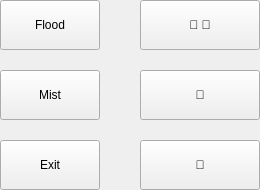
                     <widget class="QFrame" name="frame_7">
                      <property name="frameShape">
                       <enum>QFrame::NoFrame</enum>
                      </property>
                      <property name="frameShadow">
                       <enum>QFrame::Plain</enum>
                      </property>
                      <layout class="QGridLayout" name="gridLayout_2">
                       <property name="leftMargin">
                        <number>0</number>
                       </property>
                       <property name="topMargin">
                        <number>0</number>
                       </property>
                       <property name="rightMargin">
                        <number>0</number>
                       </property>
                       <property name="bottomMargin">
                        <number>0</number>
                       </property>
                       <property name="horizontalSpacing">
                        <number>40</number>
                       </property>
                       <property name="verticalSpacing">
                        <number>20</number>
                       </property>
                       <item row="2" column="1">
                        <widget class="ActionButton" name="actionButtonEStop">
                         <property name="minimumSize">
                          <size>
                           <width>120</width>
                           <height>50</height>
                          </size>
                         </property>
                         <property name="text">
                          <string></string>
                         </property>
                         <property name="iconSize">
                          <size>
                           <width>32</width>
                           <height>32</height>
                          </size>
                         </property>
                         <property name="checkable">
                          <bool>false</bool>
                         </property>
                         <property name="checked">
                          <bool>false</bool>
                         </property>
                         <property name="indicator_option" stdset="0">
                          <bool>true</bool>
                         </property>
                         <property name="indicator_status_option" stdset="0">
                          <bool>true</bool>
                         </property>
                         <property name="on_color" stdset="0">
                          <color alpha="128">
                           <red>255</red>
                           <green>0</green>
                           <blue>0</blue>
                          </color>
                         </property>
                         <property name="shape_option" stdset="0">
                          <number>2</number>
                         </property>
                         <property name="off_color" stdset="0">
                          <color alpha="0">
                           <red>255</red>
                           <green>255</green>
                           <blue>255</blue>
                          </color>
                         </property>
                         <property name="flashIndicator" stdset="0">
                          <bool>true</bool>
                         </property>
                         <property name="flashRate">
                          <number>1000</number>
                         </property>
                         <property name="right_edge_offset" stdset="0">
                          <number>-1</number>
                         </property>
                         <property name="top_edge_offset" stdset="0">
                          <number>-1</number>
                         </property>
                         <property name="corner_radius" stdset="0">
                          <double>0.000000000000000</double>
                         </property>
                         <property name="height_fraction" stdset="0">
                          <double>10.000000000000000</double>
                         </property>
                         <property name="width_fraction" stdset="0">
                          <double>1.000000000000000</double>
                         </property>
                         <property name="is_estopped_status" stdset="0">
                          <bool>true</bool>
                         </property>
                         <property name="estop_action" stdset="0">
                          <bool>true</bool>
                         </property>
                        </widget>
                       </item>
                       <item row="1" column="1">
                        <widget class="ActionButton" name="actionButtonMachinePower">
                         <property name="minimumSize">
                          <size>
                           <width>120</width>
                           <height>50</height>
                          </size>
                         </property>
                         <property name="text">
                          <string></string>
                         </property>
                         <property name="indicator_option" stdset="0">
                          <bool>true</bool>
                         </property>
                         <property name="indicator_status_option" stdset="0">
                          <bool>true</bool>
                         </property>
                         <property name="on_color" stdset="0">
                          <color>
                           <red>0</red>
                           <green>255</green>
                           <blue>0</blue>
                          </color>
                         </property>
                         <property name="shape_option" stdset="0">
                          <number>2</number>
                         </property>
                         <property name="corner_radius" stdset="0">
                          <double>0.000000000000000</double>
                         </property>
                         <property name="height_fraction" stdset="0">
                          <double>0.100000000000000</double>
                         </property>
                         <property name="width_fraction" stdset="0">
                          <double>0.500000000000000</double>
                         </property>
                         <property name="is_on_status" stdset="0">
                          <bool>true</bool>
                         </property>
                         <property name="machine_on_action" stdset="0">
                          <bool>true</bool>
                         </property>
                        </widget>
                       </item>
                       <item row="2" column="0">
                        <widget class="QPushButton" name="buttonShutdown">
                         <property name="minimumSize">
                          <size>
                           <width>100</width>
                           <height>50</height>
                          </size>
                         </property>
                         <property name="text">
                          <string>Exit</string>
                         </property>
                        </widget>
                       </item>
                       <item row="0" column="1">
                        <widget class="ActionButton" name="actionButtonHomeAll">
                         <property name="minimumSize">
                          <size>
                           <width>120</width>
                           <height>50</height>
                          </size>
                         </property>
                         <property name="text">
                          <string> </string>
                         </property>
                         <property name="home_action" stdset="0">
                          <bool>true</bool>
                         </property>
                         <property name="unhome_action" stdset="0">
                          <bool>false</bool>
                         </property>
                        </widget>
                       </item>
                       <item row="1" column="0">
                        <widget class="ActionButton" name="actionButtonMist">
                         <property name="minimumSize">
                          <size>
                           <width>100</width>
                           <height>50</height>
                          </size>
                         </property>
                         <property name="maximumSize">
                          <size>
                           <width>50</width>
                           <height>50</height>
                          </size>
                         </property>
                         <property name="text">
                          <string>Mist</string>
                         </property>
                         <property name="iconSize">
                          <size>
                           <width>48</width>
                           <height>48</height>
                          </size>
                         </property>
                         <property name="checkable">
                          <bool>true</bool>
                         </property>
                         <property name="indicator_option" stdset="0">
                          <bool>true</bool>
                         </property>
                         <property name="indicator_HAL_pin_option" stdset="0">
                          <bool>false</bool>
                         </property>
                         <property name="indicator_status_option" stdset="0">
                          <bool>true</bool>
                         </property>
                         <property name="checked_state_text_option" stdset="0">
                          <bool>false</bool>
                         </property>
                         <property name="python_command_option" stdset="0">
                          <bool>false</bool>
                         </property>
                         <property name="on_color" stdset="0">
                          <color>
                           <red>0</red>
                           <green>255</green>
                           <blue>0</blue>
                          </color>
                         </property>
                         <property name="shape_option" stdset="0">
                          <number>2</number>
                         </property>
                         <property name="off_color" stdset="0">
                          <color>
                           <red>0</red>
                           <green>0</green>
                           <blue>0</blue>
                          </color>
                         </property>
                         <property name="indicator_size" stdset="0">
                          <double>0.300000000000000</double>
                         </property>
                         <property name="circle_diameter" stdset="0">
                          <number>10</number>
                         </property>
                         <property name="right_edge_offset" stdset="0">
                          <number>0</number>
                         </property>
                         <property name="top_edge_offset" stdset="0">
                          <number>0</number>
                         </property>
                         <property name="corner_radius" stdset="0">
                          <double>0.000000000000000</double>
                         </property>
                         <property name="height_fraction" stdset="0">
                          <double>0.100000000000000</double>
                         </property>
                         <property name="width_fraction" stdset="0">
                          <double>0.500000000000000</double>
                         </property>
                         <property name="true_state_string" stdset="0">
                          <string>True</string>
                         </property>
                         <property name="false_state_string" stdset="0">
                          <string>False</string>
                         </property>
                         <property name="true_python_cmd_string" stdset="0">
                          <string>print(&quot;true command&quot;)</string>
                         </property>
                         <property name="false_python_cmd_string" stdset="0">
                          <string>print(&quot;false command&quot;)</string>
                         </property>
                         <property name="invert_the_status" stdset="0">
                          <bool>false</bool>
                         </property>
                         <property name="is_paused_status" stdset="0">
                          <bool>false</bool>
                         </property>
                         <property name="is_estopped_status" stdset="0">
                          <bool>false</bool>
                         </property>
                         <property name="is_on_status" stdset="0">
                          <bool>false</bool>
                         </property>
                         <property name="is_idle_status" stdset="0">
                          <bool>false</bool>
                         </property>
                         <property name="is_homed_status" stdset="0">
                          <bool>false</bool>
                         </property>
                         <property name="is_flood_status" stdset="0">
                          <bool>false</bool>
                         </property>
                         <property name="is_mist_status" stdset="0">
                          <bool>true</bool>
                         </property>
                         <property name="is_block_delete_status" stdset="0">
                          <bool>false</bool>
                         </property>
                         <property name="is_optional_stop_status" stdset="0">
                          <bool>false</bool>
                         </property>
                         <property name="is_joint_homed_status" stdset="0">
                          <bool>false</bool>
                         </property>
                         <property name="is_limits_overridden_status" stdset="0">
                          <bool>false</bool>
                         </property>
                         <property name="is_manual_status" stdset="0">
                          <bool>false</bool>
                         </property>
                         <property name="is_mdi_status" stdset="0">
                          <bool>false</bool>
                         </property>
                         <property name="is_auto_status" stdset="0">
                          <bool>false</bool>
                         </property>
                         <property name="is_spindle_stopped_status" stdset="0">
                          <bool>false</bool>
                         </property>
                         <property name="is_spindle_fwd_status" stdset="0">
                          <bool>false</bool>
                         </property>
                         <property name="is_spindle_rev_status" stdset="0">
                          <bool>false</bool>
                         </property>
                         <property name="joint_number_status" stdset="0">
                          <number>0</number>
                         </property>
                         <property name="spindle_fwd_action" stdset="0">
                          <bool>false</bool>
                         </property>
                         <property name="spindle_up_action" stdset="0">
                          <bool>false</bool>
                         </property>
                         <property name="mist_action" stdset="0">
                          <bool>true</bool>
                         </property>
                         <property name="template_label_option" stdset="0">
                          <bool>false</bool>
                         </property>
                         <property name="joint_number" stdset="0">
                          <number>0</number>
                         </property>
                         <property name="incr_imperial_number" stdset="0">
                          <double>0.010000000000000</double>
                         </property>
                         <property name="incr_mm_number" stdset="0">
                          <double>0.025000000000000</double>
                         </property>
                         <property name="incr_angular_number" stdset="0">
                          <double>-1.000000000000000</double>
                         </property>
                         <property name="toggle_float_option" stdset="0">
                          <bool>false</bool>
                         </property>
                         <property name="float_num" stdset="0">
                          <double>0.300000000000000</double>
                         </property>
                         <property name="float_alt_num" stdset="0">
                          <double>50.000000000000000</double>
                         </property>
                         <property name="view_type_string" stdset="0">
                          <string>P</string>
                         </property>
                         <property name="command_text_string" stdset="0">
                          <string/>
                         </property>
                         <property name="ini_mdi_number" stdset="0">
                          <number>0</number>
                         </property>
                         <property name="textTemplate" stdset="0">
                          <string>%1.3f in</string>
                         </property>
                         <property name="alt_textTemplate" stdset="0">
                          <string>%1.2f mm</string>
                         </property>
                        </widget>
                       </item>
                       <item row="0" column="0">
                        <widget class="ActionButton" name="actionButtonFlood">
                         <property name="minimumSize">
                          <size>
                           <width>100</width>
                           <height>50</height>
                          </size>
                         </property>
                         <property name="maximumSize">
                          <size>
                           <width>50</width>
                           <height>50</height>
                          </size>
                         </property>
                         <property name="text">
                          <string>Flood</string>
                         </property>
                         <property name="iconSize">
                          <size>
                           <width>48</width>
                           <height>48</height>
                          </size>
                         </property>
                         <property name="checkable">
                          <bool>true</bool>
                         </property>
                         <property name="indicator_option" stdset="0">
                          <bool>true</bool>
                         </property>
                         <property name="indicator_HAL_pin_option" stdset="0">
                          <bool>false</bool>
                         </property>
                         <property name="indicator_status_option" stdset="0">
                          <bool>true</bool>
                         </property>
                         <property name="checked_state_text_option" stdset="0">
                          <bool>false</bool>
                         </property>
                         <property name="python_command_option" stdset="0">
                          <bool>false</bool>
                         </property>
                         <property name="on_color" stdset="0">
                          <color>
                           <red>0</red>
                           <green>255</green>
                           <blue>0</blue>
                          </color>
                         </property>
                         <property name="shape_option" stdset="0">
                          <number>2</number>
                         </property>
                         <property name="off_color" stdset="0">
                          <color>
                           <red>0</red>
                           <green>0</green>
                           <blue>0</blue>
                          </color>
                         </property>
                         <property name="indicator_size" stdset="0">
                          <double>0.300000000000000</double>
                         </property>
                         <property name="circle_diameter" stdset="0">
                          <number>10</number>
                         </property>
                         <property name="right_edge_offset" stdset="0">
                          <number>0</number>
                         </property>
                         <property name="top_edge_offset" stdset="0">
                          <number>0</number>
                         </property>
                         <property name="corner_radius" stdset="0">
                          <double>0.000000000000000</double>
                         </property>
                         <property name="height_fraction" stdset="0">
                          <double>0.100000000000000</double>
                         </property>
                         <property name="width_fraction" stdset="0">
                          <double>0.500000000000000</double>
                         </property>
                         <property name="true_state_string" stdset="0">
                          <string>True</string>
                         </property>
                         <property name="false_state_string" stdset="0">
                          <string>False</string>
                         </property>
                         <property name="true_python_cmd_string" stdset="0">
                          <string>print(&quot;true command&quot;)</string>
                         </property>
                         <property name="false_python_cmd_string" stdset="0">
                          <string>print(&quot;false command&quot;)</string>
                         </property>
                         <property name="invert_the_status" stdset="0">
                          <bool>false</bool>
                         </property>
                         <property name="is_paused_status" stdset="0">
                          <bool>false</bool>
                         </property>
                         <property name="is_estopped_status" stdset="0">
                          <bool>false</bool>
                         </property>
                         <property name="is_on_status" stdset="0">
                          <bool>false</bool>
                         </property>
                         <property name="is_idle_status" stdset="0">
                          <bool>false</bool>
                         </property>
                         <property name="is_homed_status" stdset="0">
                          <bool>false</bool>
                         </property>
                         <property name="is_flood_status" stdset="0">
                          <bool>true</bool>
                         </property>
                         <property name="is_mist_status" stdset="0">
                          <bool>false</bool>
                         </property>
                         <property name="is_block_delete_status" stdset="0">
                          <bool>false</bool>
                         </property>
                         <property name="is_optional_stop_status" stdset="0">
                          <bool>false</bool>
                         </property>
                         <property name="is_joint_homed_status" stdset="0">
                          <bool>false</bool>
                         </property>
                         <property name="is_limits_overridden_status" stdset="0">
                          <bool>false</bool>
                         </property>
                         <property name="is_manual_status" stdset="0">
                          <bool>false</bool>
                         </property>
                         <property name="is_mdi_status" stdset="0">
                          <bool>false</bool>
                         </property>
                         <property name="is_auto_status" stdset="0">
                          <bool>false</bool>
                         </property>
                         <property name="is_spindle_stopped_status" stdset="0">
                          <bool>false</bool>
                         </property>
                         <property name="is_spindle_fwd_status" stdset="0">
                          <bool>false</bool>
                         </property>
                         <property name="is_spindle_rev_status" stdset="0">
                          <bool>false</bool>
                         </property>
                         <property name="joint_number_status" stdset="0">
                          <number>0</number>
                         </property>
                         <property name="spindle_rev_action" stdset="0">
                          <bool>false</bool>
                         </property>
                         <property name="spindle_down_action" stdset="0">
                          <bool>false</bool>
                         </property>
                         <property name="flood_action" stdset="0">
                          <bool>true</bool>
                         </property>
                         <property name="template_label_option" stdset="0">
                          <bool>false</bool>
                         </property>
                         <property name="joint_number" stdset="0">
                          <number>0</number>
                         </property>
                         <property name="incr_imperial_number" stdset="0">
                          <double>0.010000000000000</double>
                         </property>
                         <property name="incr_mm_number" stdset="0">
                          <double>0.025000000000000</double>
                         </property>
                         <property name="incr_angular_number" stdset="0">
                          <double>-1.000000000000000</double>
                         </property>
                         <property name="toggle_float_option" stdset="0">
                          <bool>false</bool>
                         </property>
                         <property name="float_num" stdset="0">
                          <double>0.300000000000000</double>
                         </property>
                         <property name="float_alt_num" stdset="0">
                          <double>50.000000000000000</double>
                         </property>
                         <property name="view_type_string" stdset="0">
                          <string>P</string>
                         </property>
                         <property name="command_text_string" stdset="0">
                          <string/>
                         </property>
                         <property name="ini_mdi_number" stdset="0">
                          <number>0</number>
                         </property>
                         <property name="textTemplate" stdset="0">
                          <string>%1.3f in</string>
                         </property>
                         <property name="alt_textTemplate" stdset="0">
                          <string>%1.2f mm</string>
                         </property>
                        </widget>
                       </item>
                      </layout>
                     </widget>
